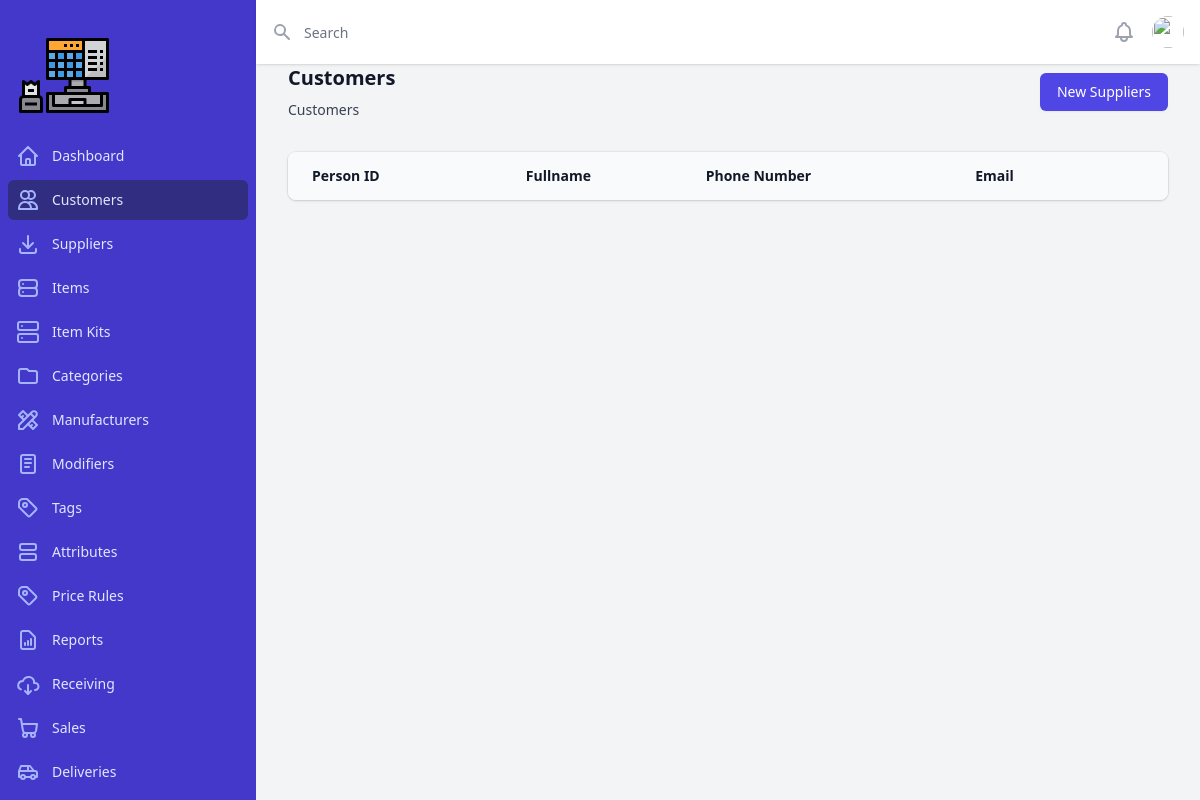
The app's page /index.php?page=customers, older data.
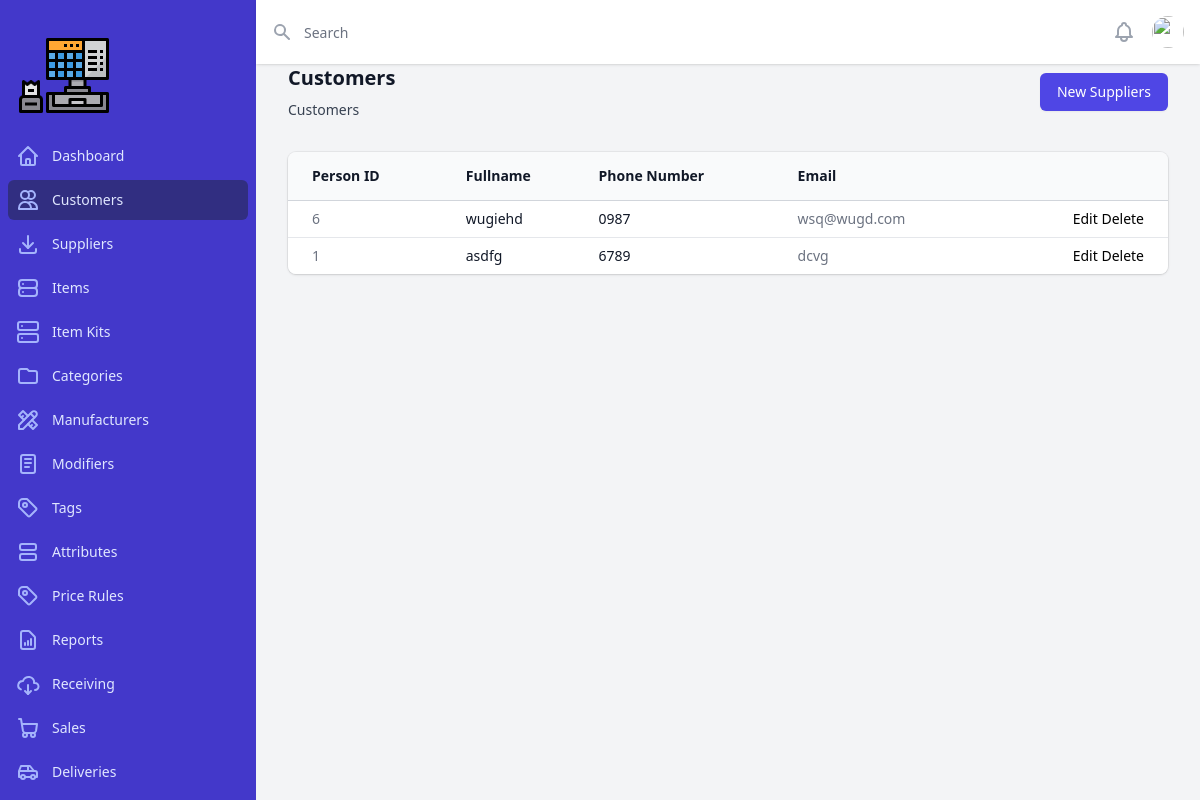
The same page, newer data.
### tables this page shows
CREATE TABLE `tbl_customers` (
  `person_id` int(11) NOT NULL,
  `fullname` varchar(50) NOT NULL,
  `phone_number` varchar(20) NOT NULL,
  `email` varchar(50) NOT NULL
);

### pages/customers/customers.php (the view, shortened to what this page needs)
<?php
require_once("config.php");
?>
<?php
	$pdo_statement = $pdo_conn->prepare("SELECT * FROM tbl_customers ORDER BY person_id DESC");
	$pdo_statement->execute();
	$result = $pdo_statement->fetchAll();
?>
<div class="px-4 sm:px-6 lg:px-8">
  <div class="sm:flex sm:items-center">
    <div class="sm:flex-auto">
      <h1 class="text-xl font-semibold text-gray-900">Customers</h1>
      <p class="mt-2 text-sm text-gray-700">Customers</p>
    </div>
    <div class="mt-4 sm:mt-0 sm:ml-16 sm:flex-none">
      <a href="index.php?page=customers-create">
        <button type="button" class="inline-flex items-center justify-center rounded-md border border-transparent bg-indigo-600 px-4 py-2 text-sm font-medium text-white shadow-sm hover:bg-indigo-700 focus:outline-none focus:ring-2 focus:ring-indigo-500 focus:ring-offset-2 sm:w-auto">New Suppliers</button>
      </a>
    </div>
  </div>
  <div class="mt-8 flex flex-col">
    <div class="-my-2 -mx-4 overflow-x-auto sm:-mx-6 lg:-mx-8">
      <div class="inline-block min-w-full py-2 align-middle md:px-6 lg:px-8">
        <div class="overflow-hidden shadow ring-1 ring-black ring-opacity-5 md:rounded-lg">
          <table class="min-w-full divide-y divide-gray-300">
            <thead class="bg-gray-50">
              <tr>
                <th scope="col" class="whitespace-nowrap py-3.5 pl-4 pr-3 text-left text-sm font-semibold text-gray-900 sm:pl-6">Person ID</th>
                <th scope="col" class="whitespace-nowrap px-2 py-3.5 text-left text-sm font-semibold text-gray-900">Fullname</th>
                <th scope="col" class="whitespace-nowrap px-2 py-3.5 text-left text-sm font-semibold text-gray-900">Phone Number</th>
                <th scope="col" class="whitespace-nowrap px-2 py-3.5 text-left text-sm font-semibold text-gray-900">Email</th>
                <th scope="col" class="relative whitespace-nowrap py-3.5 pl-3 pr-4 sm:pr-6">
                </th>
              </tr>
            </thead>
            <tbody class="divide-y divide-gray-200 bg-white">
            <?php
              if(!empty($result)) {
              foreach($result as $row) {
              ?>
              <tr>
                <td class="whitespace-nowrap py-2 pl-4 pr-3 text-sm text-gray-500 sm:pl-6 text"><?php echo $row['person_id'] ?></td>
                <td class="whitespace-nowrap px-2 py-2 text-sm font-medium text-gray-900"><?php echo $row['fullname'] ?></td>
                <td class="whitespace-nowrap px-2 py-2 text-sm text-gray-900"><?php echo $row['phone_number'] ?></td>
                <td class="whitespace-nowrap px-2 py-2 text-sm text-gray-500"><?php echo $row['email'] ?></td>
                <td class="relative whitespace-nowrap py-2 pl-3 pr-4 text-right text-sm font-medium sm:pr-6 gap-2">
                  <a href="index.php?page=customers-update&person_id=<?php echo $row['person_id'] ?>">Edit</a>
                  <a href="index.php?page=customers-delete&person_id=<?php echo $row['person_id'] ?>" onclick="return confirm('do you want to delete this?')">Delete</a>
                </td>
              </tr>
              <?php } } ?>
            </tbody>
          </table>
        </div>
      </div>
    </div>
  </div>
</div>

Row changes from the older to the newer data that the page shows:
added tbl_customers: person_id "6", fullname "wugiehd", phone_number "0987", email "wsq@wugd.com"
added tbl_customers: person_id "1", fullname "asdfg", phone_number "6789", email "dcvg"
